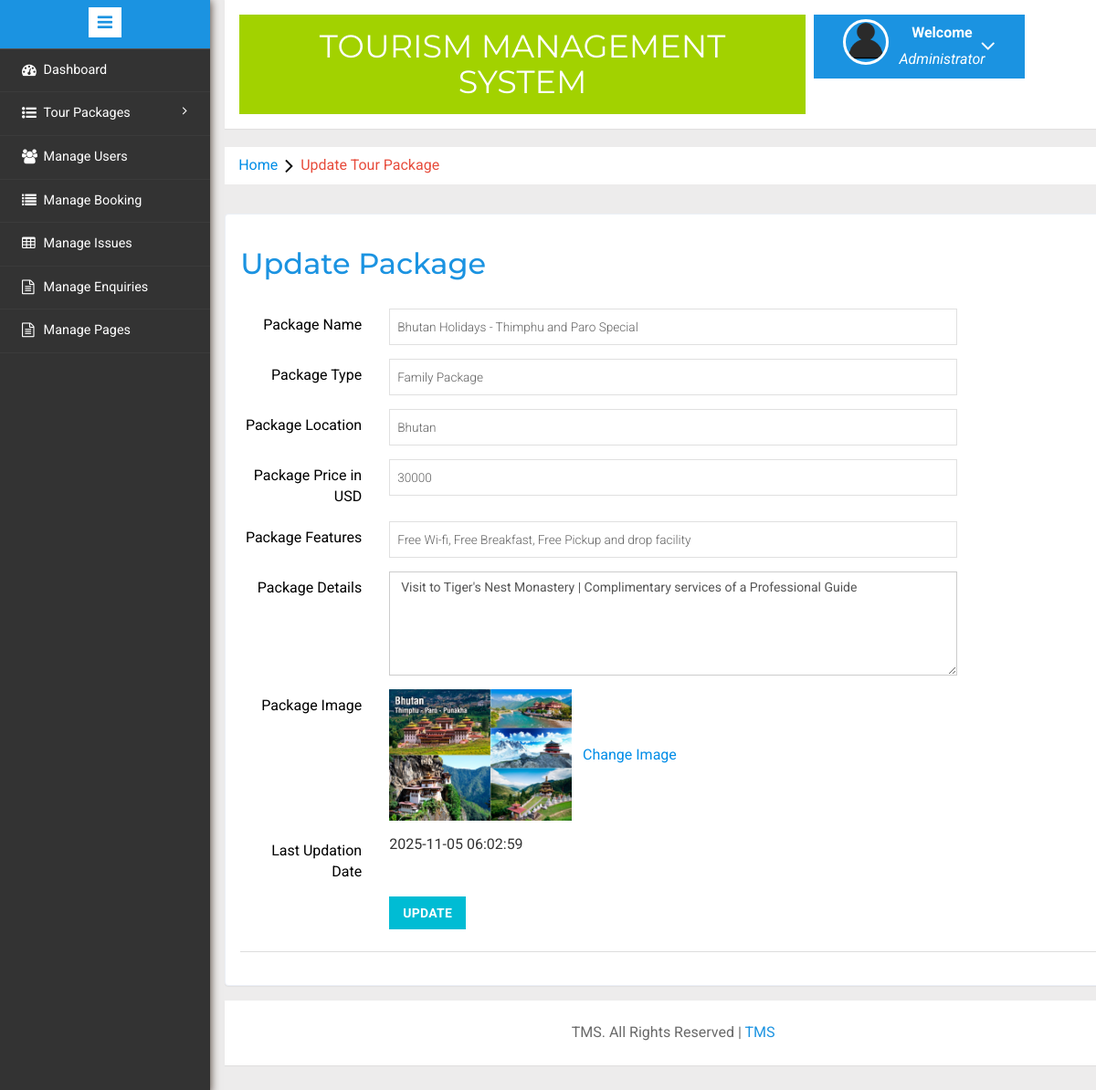
Page /admin/update-package.php?pid=2 (signed in) on the committed database.
### tables this page shows
CREATE TABLE `tbltourpackages` (
  `PackageId` int(11) NOT NULL,
  `PackageName` varchar(200) DEFAULT NULL,
  `PackageType` varchar(150) DEFAULT NULL,
  `PackageLocation` varchar(100) DEFAULT NULL,
  `PackagePrice` int(11) DEFAULT NULL,
  `PackageFetures` varchar(255) DEFAULT NULL,
  `PackageDetails` mediumtext DEFAULT NULL,
  `PackageImage` varchar(100) DEFAULT NULL,
  `Creationdate` timestamp NULL DEFAULT current_timestamp(),
  `UpdationDate` timestamp NULL DEFAULT NULL ON UPDATE current_timestamp()
);

### admin/update-package.php (the view, shortened to what this page needs)
<?php
include('includes/config.php');
if(strlen($_SESSION['alogin'])==0)
	{
header('location:index.php');
}
else{
	?>
<!DOCTYPE HTML>
<html>
<head>
<link href="css/bootstrap.min.css" rel='stylesheet' type='text/css' />
<link href="css/style.css" rel='stylesheet' type='text/css' />
<link rel="stylesheet" href="css/morris.css" type="text/css"/>
<link href="css/font-awesome.css" rel="stylesheet">
<link rel="stylesheet" href="css/icon-font.min.css" type='text/css' />
</head>
<body>
   <div class="page-container">
<div class="left-content">
	   <div class="mother-grid-inner">
<?php include('includes/header.php');?>
				</div>
	<ol class="breadcrumb">
                <li class="breadcrumb-item"><a href="index.html">Home</a><i class="fa fa-angle-right"></i>Update Tour Package </li>
            </ol>
 	<div class="grid-form">
  <div class="grid-form1">
  	       <h3>Update Package</h3>
  	         <div class="tab-content">
						<div class="tab-pane active" id="horizontal-form">
<?php
$pid=intval($_GET['pid']);
$sql = "SELECT * from TblTourPackages where PackageId=:pid";
$query = $dbh -> prepare($sql);
$query -> bindParam(':pid', $pid, PDO::PARAM_STR);
$query->execute();
$results=$query->fetchAll(PDO::FETCH_OBJ);
if($query->rowCount() > 0)
{
foreach($results as $result)
{	?>
							<form class="form-horizontal" name="package" method="post" enctype="multipart/form-data">
								<div class="form-group">
									<label for="focusedinput" class="col-sm-2 control-label">Package Name</label>
									<div class="col-sm-8">
										<input type="text" class="form-control1" name="packagename" id="packagename" placeholder="Create Package" value="<?php echo htmlentities($result->PackageName);?>" required>
									</div>
								</div>
<div class="form-group">
									<label for="focusedinput" class="col-sm-2 control-label">Package Type</label>
									<div class="col-sm-8">
										<input type="text" class="form-control1" name="packagetype" id="packagetype" placeholder=" Package Type eg- Family Package / Couple Package" value="<?php echo htmlentities($result->PackageType);?>" required>
									</div>
								</div>
<div class="form-group">
									<label for="focusedinput" class="col-sm-2 control-label">Package Location</label>
									<div class="col-sm-8">
										<input type="text" class="form-control1" name="packagelocation" id="packagelocation" placeholder=" Package Location" value="<?php echo htmlentities($result->PackageLocation);?>" required>
									</div>
								</div>
<div class="form-group">
									<label for="focusedinput" class="col-sm-2 control-label">Package Price in USD</label>
									<div class="col-sm-8">
										<input type="text" class="form-control1" name="packageprice" id="packageprice" placeholder=" Package Price is USD" value="<?php echo htmlentities($result->PackagePrice);?>" required>
									</div>
								</div>
<div class="form-group">
									<label for="focusedinput" class="col-sm-2 control-label">Package Features</label>
									<div class="col-sm-8">
										<input type="text" class="form-control1" name="packagefeatures" id="packagefeatures" placeholder="Package Features Eg-free Pickup-drop facility" value="<?php echo htmlentities($result->PackageFetures);?>" required>
									</div>
								</div>
<div class="form-group">
									<label for="focusedinput" class="col-sm-2 control-label">Package Details</label>
									<div class="col-sm-8">
										<textarea class="form-control" rows="5" cols="50" name="packagedetails" id="packagedetails" placeholder="Package Details" required><?php echo htmlentities($result->PackageDetails);?></textarea>
									</div>
								</div>
<div class="form-group">
<label for="focusedinput" class="col-sm-2 control-label">Package Image</label>
<div class="col-sm-8">
<img src="pacakgeimages/<?php echo htmlentities($result->PackageImage);?>" width="200">&nbsp;&nbsp;&nbsp;<a href="change-image.php?imgid=<?php echo htmlentities($result->PackageId);?>">Change Image</a>
</div>
</div>
<div class="form-group">
									<label for="focusedinput" class="col-sm-2 control-label">Last Updation Date</label>
									<div class="col-sm-8">
<?php echo htmlentities($result->UpdationDate);?>
									</div>
								</div>
								<?php }} ?>
								<div class="row">
			<div class="col-sm-8 col-sm-offset-2">
				<button type="submit" name="submit" class="btn-primary btn">Update</button>
			</div>
		</div>
					</div>
      <div class="panel-footer">
	 </div>
  </div>
 	</div>
<?php include('includes/footer.php');?>
</div>
</div>
					<?php include('includes/sidebarmenu.php');?>
							</div>
</body>
</html>
<?php } ?>

### rows in the picture
tbltourpackages: packagename "Bhutan Holidays - Thimphu and Paro Special", packagetype "Family Package", packagelocation "Bhutan", packageprice "30000", packagefeatures "Free Wi-fi, Free Breakfast, Free Pickup and drop facility", packagedetails "Visit to Tiger's Nest Monastery | Complimentary services of a Professional Guide", PackageImage (picture), UpdationDate "2025-11-05 06:02:59"
